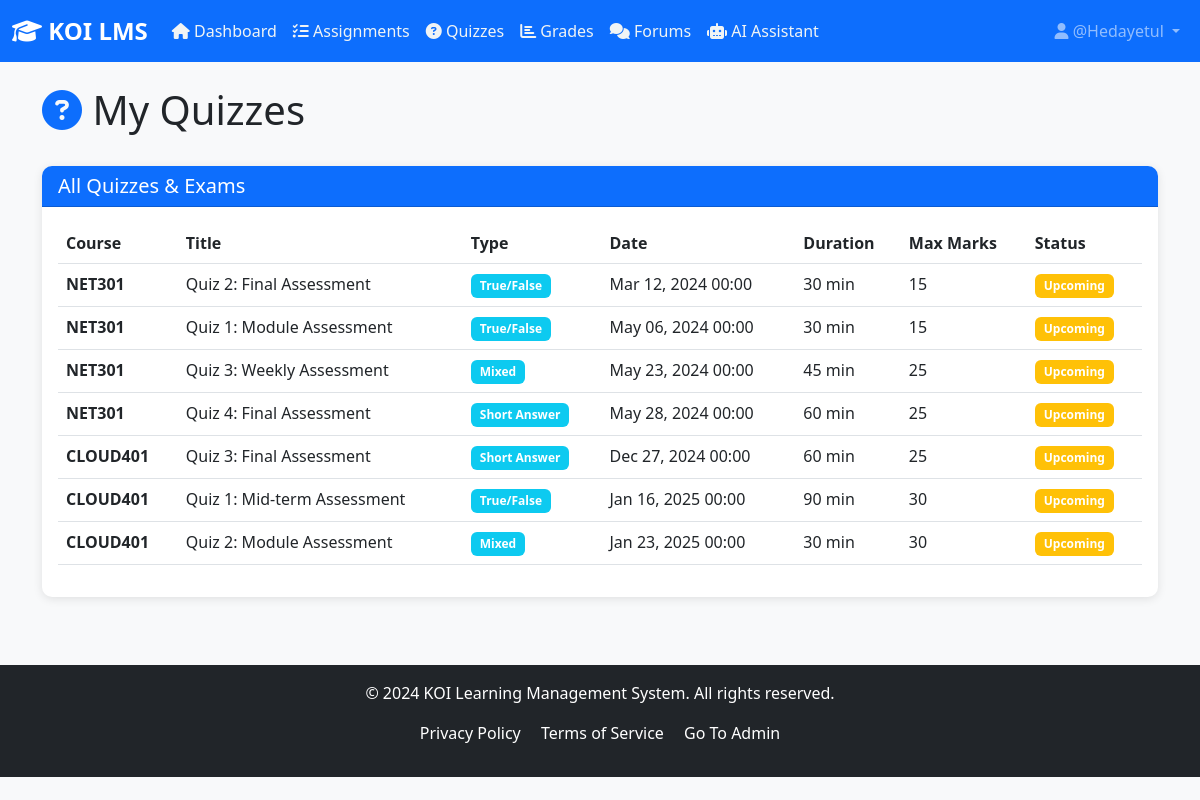
The page /quizzes/ (signed in) on the database its author committed.
### lms_core/models.py (models this page shows, shortened)
class Quiz(models.Model):
    quiz_id = models.CharField(max_length=50, unique=True)
    course = models.ForeignKey(Course, on_delete=models.CASCADE, related_name='quizzes')
    title = models.CharField(max_length=200)
    quiz_type = models.CharField(max_length=50)
    max_marks = models.IntegerField()
    duration_minutes = models.IntegerField()
    date = models.DateTimeField()
    attempts_allowed = models.CharField(max_length=20)
    time_limit = models.BooleanField(default=True)
    shuffle_questions = models.BooleanField(default=False)
    class Meta:
        ordering = ['date']

class Course(models.Model):
    course_id = models.CharField(max_length=50, unique=True)
    course_code = models.CharField(max_length=20)
    course_name = models.CharField(max_length=200)
    instructor = models.CharField(max_length=100)
    term = models.CharField(max_length=50)
    level = models.IntegerField()
    credits = models.IntegerField()
    department = models.CharField(max_length=50)
    max_students = models.IntegerField(default=50)
    enrolled_count = models.IntegerField(default=0)
    mode = models.CharField(max_length=20, default='On-campus')
    start_date = models.DateField()
    end_date = models.DateField()
    description = models.TextField()
    class Meta:
        ordering = ['course_code', 'term']

### lms_core/views.py (the view)
# urls.py: path('quizzes/', views.quizzes_view, name='quizzes'),
@login_required
def quizzes_view(request):
    try:
        student = request.user.student_profile
    except:
        messages.error(request, 'Student profile not found.')
        return redirect('dashboard')
    enrolled_courses = Course.objects.filter(
        enrollments__student=student,
        enrollments__status='Enrolled'
    )
    quizzes = Quiz.objects.filter(
        course__in=enrolled_courses
    ).select_related('course').order_by('date')
    completed_quizzes = Grade.objects.filter(
        student=student,
        assessment_type='Quiz'
    ).values_list('assessment_id', flat=True)
    context = {
        'quizzes': quizzes,
        'completed_quizzes': completed_quizzes,
    }
    return render(request, 'lms_core/quizzes.html', context)

### lms_core/templates/lms_core/quizzes.html (shortened to what this page needs)
{% extends 'lms_core/base.html' %}
{% block content %}
<div class="row mb-4">
    <div class="col-12">
        <h1><i class="fas fa-question-circle text-primary"></i> My Quizzes</h1>
    </div>
</div>
<div class="row">
    <div class="col-12">
        <div class="card">
            <div class="card-header bg-primary text-white">
                <h5 class="mb-0">All Quizzes & Exams</h5>
            </div>
            <div class="card-body">
                {% if quizzes %}
                <div class="table-responsive">
                    <table class="table table-hover">
                        <thead>
                            <tr>
                                <th>Course</th>
                                <th>Title</th>
                                <th>Type</th>
                                <th>Date</th>
                                <th>Duration</th>
                                <th>Max Marks</th>
                                <th>Status</th>
                            </tr>
                        </thead>
                        <tbody>
                            {% for quiz in quizzes %}
                            <tr>
                                <td><strong>{{ quiz.course.course_code }}</strong></td>
                                <td>{{ quiz.title }}</td>
                                <td><span class="badge bg-info">{{ quiz.quiz_type }}</span></td>
                                <td>{{ quiz.date|date:"M d, Y H:i" }}</td>
                                <td>{{ quiz.duration_minutes }} min</td>
                                <td>{{ quiz.max_marks }}</td>
                                <td>
                                    {% if quiz.quiz_id in completed_quizzes %}
                                    <span class="badge bg-success">Completed</span>
                                    {% else %}
                                    <span class="badge bg-warning">Upcoming</span>
                                    {% endif %}
                                </td>
                            </tr>
                            {% endfor %}
                        </tbody>
                    </table>
                </div>
                {% else %}
                <p class="text-muted">No quizzes scheduled.</p>
                {% endif %}
            </div>
        </div>
    </div>
</div>
{% endblock %}

### lms_core/templates/lms_core/base.html (shortened to what this page needs)
<!DOCTYPE html>
<html lang="en">
<head>
    <link href="https://cdn.jsdelivr.net/npm/bootstrap@5.3.0/dist/css/bootstrap.min.css" rel="stylesheet">
    <link rel="stylesheet" href="https://cdnjs.cloudflare.com/ajax/libs/font-awesome/6.4.0/css/all.min.css">
    {% load static %}
    <link rel="stylesheet" href="{% static 'lms_core/css/style.css' %}">
</head>
<body>
    <nav class="navbar navbar-expand-lg navbar-dark bg-primary">
        <div class="container-fluid">
            <a class="navbar-brand" href="{% url 'dashboard' %}">
                <i class="fas fa-graduation-cap"></i> KOI LMS
            </a>
            <div class="collapse navbar-collapse" id="navbarNav">
                {% if user.is_authenticated %}
                <ul class="navbar-nav me-auto">
                    <li class="nav-item">
                        <a class="nav-link" href="{% url 'dashboard' %}" style="color: #f0f4f5;">
    <i class="fas fa-home"></i> Dashboard
</a>
                    </li>
                    <li class="nav-item">
                        <a class="nav-link" href="{% url 'assignments' %}" style="color: #f0f4f5;">
                            <i class="fas fa-tasks"></i> Assignments
                        </a>
                    </li>
                    <li class="nav-item">
                        <a class="nav-link" href="{% url 'quizzes' %}" style="color: #f0f4f5;">
                            <i class="fas fa-question-circle"></i> Quizzes
                        </a>
                    </li>
                    <li class="nav-item">
                        <a class="nav-link" href="{% url 'grades' %}" style="color: #f0f4f5;">
                            <i class="fas fa-chart-bar"></i> Grades
                        </a>
                    </li>
                    <li class="nav-item">
                        <a class="nav-link" href="{% url 'forums' %}" style="color: #f0f4f5;">
                            <i class="fas fa-comments"></i> Forums
                        </a>
                    </li>
                    <li class="nav-item">
                        <a class="nav-link" href="{% url 'ai_query' %}" style="color: #f0f4f5;">
                            <i class="fas fa-robot"></i> AI Assistant
                        </a>
                    </li>
                </ul>
                <ul class="navbar-nav">
                    <li class="nav-item dropdown">
                        <a class="nav-link dropdown-toggle" href="#" id="userDropdown" role="button" data-bs-toggle="dropdown">
                            <i class="fas fa-user"></i> {{ user.username }}
                        </a>
                    </li>
                </ul>
                {% endif %}
            </div>
        </div>
    </nav>
    <main class="container my-4">
        {% block content %}{% endblock %}
    </main>
    <footer class="bg-dark text-white text-center py-3 mt-5">
        <div class="container">
            <p>&copy; 2024 KOI Learning Management System. All rights reserved.</p>
            <p>
                <a href="#" class="text-white me-3">Privacy Policy</a>
                <a href="#" class="text-white me-3">Terms of Service</a>
                <a href="{% url 'admin_login' %}" class="text-white">Go To Admin</a>
            </p>
        </div>
    </footer>
    {% load static %}
</body>
</html>

### lms_core/static/lms_core/css/style.css (style rules this page uses)
:root { --primary-color: #0d6efd; --secondary-color: #6c757d; --success-color: #198754; --info-color: #0dcaf0; --warning-color: #ffc107; --danger-color: #dc3545; }
body { font-family: 'Segoe UI', Tahoma, Geneva, Verdana, sans-serif; background-color: #f8f9fa; }
.navbar-brand { font-weight: bold; font-size: 1.5rem; }
.card { border: none; border-radius: 10px; box-shadow: 0 2px 10px rgba(0,0,0,0.1); margin-bottom: 20px; }
.card-header { border-radius: 10px 10px 0 0 !important; font-weight: 600; }
.badge { padding: 0.5em 0.75em; }
.table { background-color: white; }
.table thead { background-color: #f8f9fa; }
footer { margin-top: 50px; }
footer a { text-decoration: none; }

### rows shown on the page
Quiz: course.course_code "NET301", title "Quiz 2: Final Assessment", quiz_type "True/False", date "Mar 12, 2024 00:00", duration_minutes "30", max_marks "15", shows "Upcoming"
Quiz: course.course_code "NET301", title "Quiz 1: Module Assessment", quiz_type "True/False", date "May 06, 2024 00:00", duration_minutes "30", max_marks "15", shows "Upcoming"
Quiz: course.course_code "NET301", title "Quiz 3: Weekly Assessment", quiz_type "Mixed", date "May 23, 2024 00:00", duration_minutes "45", max_marks "25", shows "Upcoming"
Quiz: course.course_code "NET301", title "Quiz 4: Final Assessment", quiz_type "Short Answer", date "May 28, 2024 00:00", duration_minutes "60", max_marks "25", shows "Upcoming"
Quiz: course.course_code "CLOUD401", title "Quiz 3: Final Assessment", quiz_type "Short Answer", date "Dec 27, 2024 00:00", duration_minutes "60", max_marks "25", shows "Upcoming"
Quiz: course.course_code "CLOUD401", title "Quiz 1: Mid-term Assessment", quiz_type "True/False", date "Jan 16, 2025 00:00", duration_minutes "90", max_marks "30", shows "Upcoming"
Quiz: course.course_code "CLOUD401", title "Quiz 2: Module Assessment", quiz_type "Mixed", date "Jan 23, 2025 00:00", duration_minutes "30", max_marks "30", shows "Upcoming"

### other values the page prints
{{ user.username }} "@Hedayetul"
